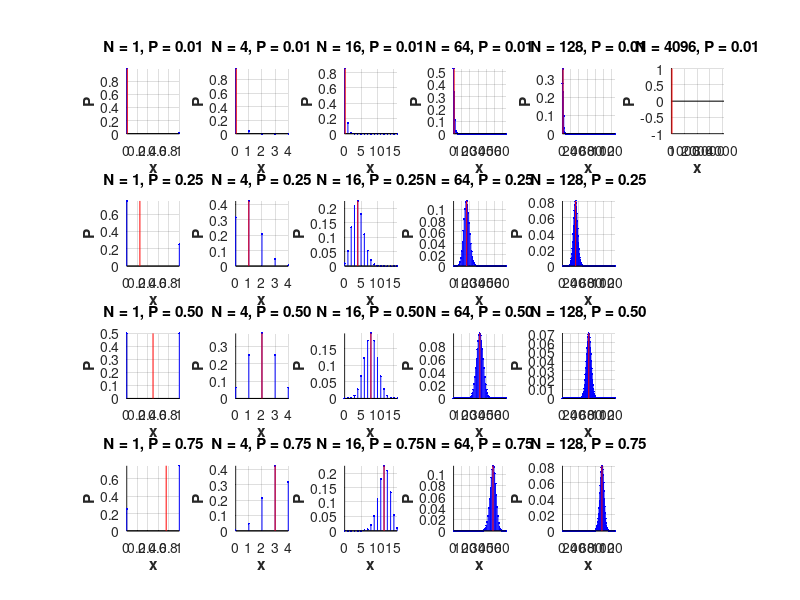

The MATLAB source for this figure: (Note: this script raises an error after producing the figure.)
% restart
close all; clear all; clc;

% define parameter sets
Nvals = [1 4 16 64 128 4096];
pvals = [0.01 0.25 0.50 0.75];

% initialize figure
figure;
set(gcf,'Position',[0001 0049 1920 0946]);

% iterate through each combination of parameters
% generating each PMF
for Nidx = 1:length(Nvals)
    for pidx = 1:length(pvals)
        i = i+1;
        N = Nvals(Nidx);
        p = pvals(pidx);
        pmass = zeros(1,N+1);
        xvals = 0:N;
        for xidx = 1:length(xvals)
            x = xvals(xidx);
            thisP = (factorial(N)/(factorial(x)*factorial(N-x))) *(p^x)*(1-p)^(N-x);
            pmass(xidx) = thisP;
        end
        
        % ensure PMF sums to 1
        if( abs(sum(pmass)-1) > 10^-3)
            warning(sprintf('bin(%d,%0.2f) does not sum to 1!',N,p));
        end
        
        % plot PMF for this combination
        subplot(length(pvals),length(Nvals),length(Nvals)*(pidx-1)+Nidx);
        hold on; grid on;
        stem(xvals,pmass,'b.','MarkerSize',5);
        plot( N*p*ones(1,2),get(gca,'YLim'),'r-');
        xlabel('\bfx');
        ylabel('\bfP');
        title(sprintf('\\bfN = %d, P = %0.2f',N,p));
        set(gca,'XLim',[0 N]);
        set(gca,'YLim',[0,max(pmass)]);
    end
end
